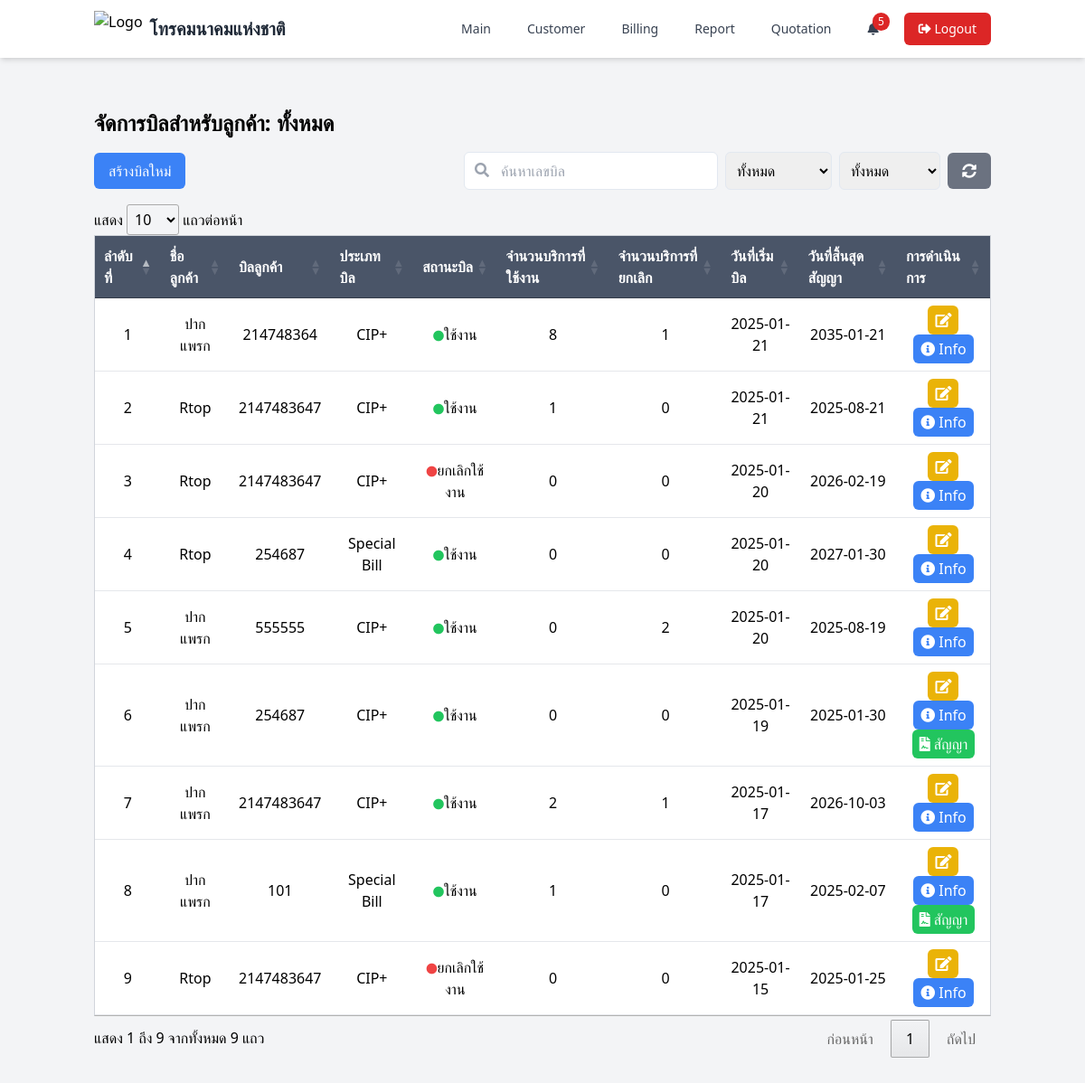
The page /page/bill.php (signed in) on the database as committed earlier.
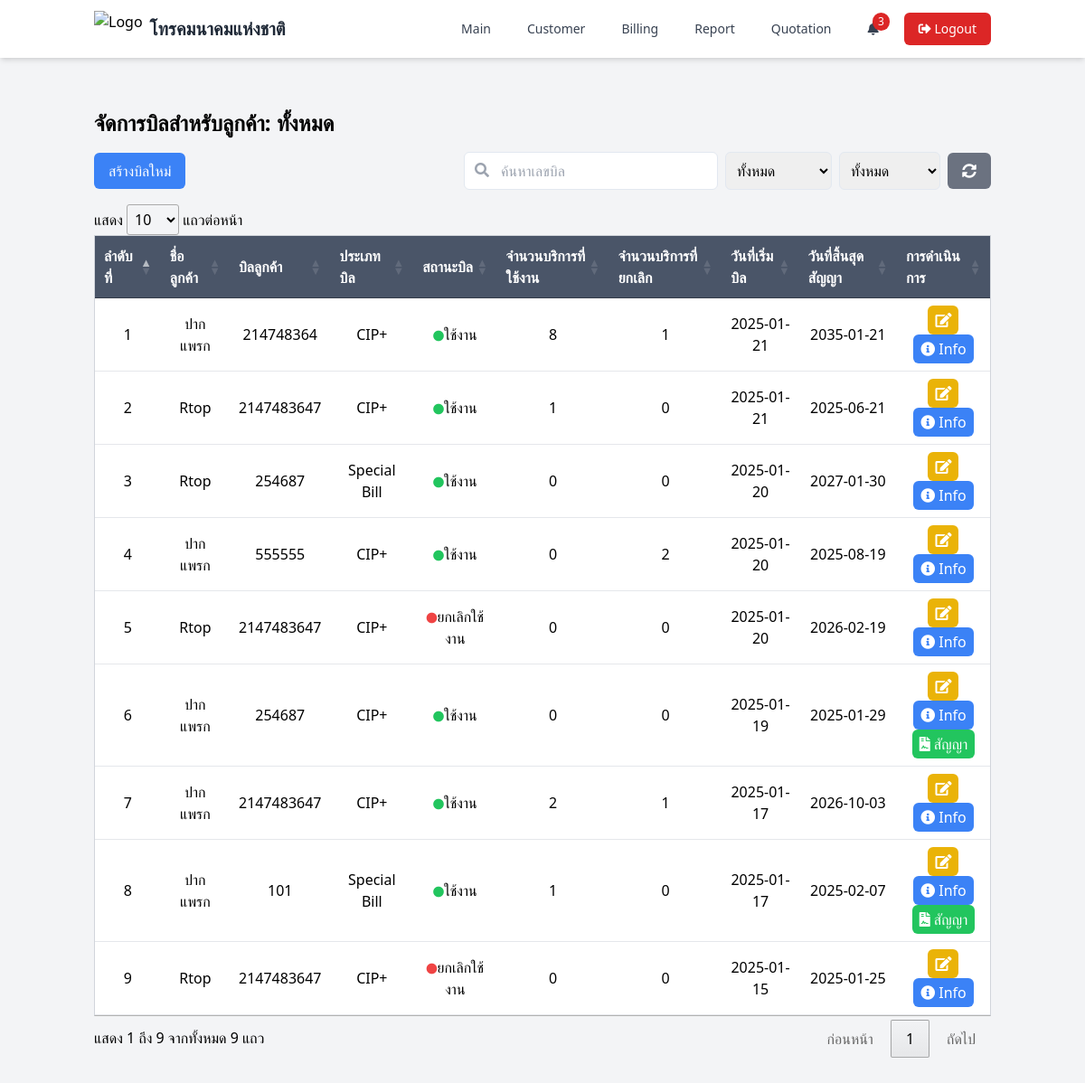
The same page on the database as committed later.
### tables this page shows
CREATE TABLE `bill_customer` (
  `id_bill` int(11) NOT NULL,
  `number_bill` int(15) DEFAULT NULL,
  `type_bill` enum('CIP+','Special Bill','Nt1') DEFAULT NULL,
  `status_bill` enum('ใช้งาน','ยกเลิกใช้งาน') DEFAULT NULL,
  `id_customer` int(11) DEFAULT NULL,
  `create_at` date DEFAULT NULL,
  `update_at` date DEFAULT NULL,
  `date_count` int(11) DEFAULT NULL,
  `end_date` date DEFAULT NULL,
  `contact_count` int(11) DEFAULT 0,
  `contact_status` enum('ยังไม่ได้เลือก','ต่อสัญญา','ยกเลิกสัญญา') DEFAULT 'ยังไม่ได้เลือก'
);

CREATE TABLE `customers` (
  `id_customer` int(11) NOT NULL,
  `name_customer` varchar(100) DEFAULT NULL,
  `phone_customer` varchar(50) DEFAULT NULL,
  `status_customer` enum('ใช้งาน','ไม่ได้ใช้งาน') DEFAULT NULL,
  `id_address` int(11) DEFAULT NULL,
  `create_at` datetime DEFAULT NULL,
  `update_at` datetime DEFAULT NULL,
  `id_customer_type` int(11) DEFAULT NULL
);

### page/bill.php (the view, shortened to what the changed rows need)
<?php
require_once '../function/functions.php';
$id_customer = isset($_POST['id_customer']) ? intval($_POST['id_customer']) : 0;
$customer_name = '';
$sql = "SELECT
            c.name_customer AS customer_name,
            b.id_bill,
            b.number_bill AS bill_number,
            b.type_bill AS bill_type,
            b.status_bill AS bill_status,
            b.create_at AS bill_start_date,
            b.end_date AS end_date,
            b.contact_status as contact_status,
            SUM(CASE WHEN s.status_service = 'ใช้งาน' THEN 1 ELSE 0 END) AS active_services,
            SUM(CASE WHEN s.status_service = 'ยกเลิก' THEN 1 ELSE 0 END) AS canceled_services
        FROM bill_customer b
        JOIN customers c ON b.id_customer = c.id_customer
        LEFT JOIN service_customer s ON b.id_bill = s.id_bill
        WHERE 1=1";
$sql .= " GROUP BY b.id_bill ORDER BY b.create_at DESC";
$stmt = $conn->prepare($sql);
$stmt->execute();
$result = $stmt->get_result();
$bills = $result->fetch_all(MYSQLI_ASSOC);
?>
<!DOCTYPE html>
<html lang="en">
<head>
    <script src="https://cdn.tailwindcss.com"></script>
    <link rel="stylesheet" href="https://cdnjs.cloudflare.com/ajax/libs/font-awesome/5.15.4/css/all.min.css">
    <link rel="stylesheet" type="text/css" href="https://cdn.datatables.net/1.11.5/css/jquery.dataTables.css">
</head>
<body class="bg-gray-100">
    <?php include './components/navbar.php'; ?>
        <div class="mt-6">
            <div class="container mx-auto px-4 py-8">
            <h1 class="text-2xl font-bold mb-4">จัดการบิลสำหรับลูกค้า: <?= $id_customer > 0 ? htmlspecialchars($customer_name) : 'ทั้งหมด' ?></h1>
            <table id="billTable" class="min-w-full bg-white border border-gray-300">
                <thead>
                    <tr>
                        <th class="py-2 px-4 border-b">ลำดับที่</th>
                        <th class="py-2 px-4 border-b">ชื่อลูกค้า</th>
                        <th class="py-2 px-4 border-b">บิลลูกค้า</th>
                        <th class="py-2 px-4 border-b">ประเภทบิล</th>
                        <th class="py-2 px-4 border-b">สถานะบิล</th>
                        <th class="py-2 px-4 border-b">จำนวนบริการที่ใช้งาน</th>
                        <th class="py-2 px-4 border-b">จำนวนบริการที่ยกเลิก</th>
                        <th class="py-2 px-4 border-b">วันที่เริ่มบิล</th>
                        <th class="py-2 px-4 border-b">วันที่สิ้นสุดสัญญา</th>
                        <th class="py-2 px-4 border-b">การดำเนินการ</th>
                    </tr>
                </thead>
                <tbody>
                    <?php if (!empty($bills)): ?>
                        <?php $counter = 1; ?>
                        <?php foreach ($bills as $bill): ?>
                            <tr>
                                <td class="py-2 px-4 border-b text-center"><?php echo $counter; ?></td>
                                <td class="py-2 px-4 border-b text-center"><?php echo htmlspecialchars($bill['customer_name']); ?></td>
                                <td class="py-2 px-4 border-b text-center"><?php echo htmlspecialchars($bill['bill_number']); ?></td>
                                <td class="py-2 px-4 border-b text-center"><?php echo htmlspecialchars($bill['bill_type']); ?></td>
                                <td class="py-2 px-4 border-b text-center">
                                    <?php if ($bill['bill_status'] === 'ใช้งาน'): ?>
                                        <i class="fas fa-circle text-green-500"></i><?= $bill['bill_status'] ?>
                                    <?php else: ?>
                                        <i class="fas fa-circle text-red-500"></i><?= $bill['bill_status'] ?>
                                    <?php endif; ?>
                                </td>
                                <td class="py-2 px-4 border-b text-center"><?php echo $bill['active_services']; ?></td>
                                <td class="py-2 px-4 border-b text-center"><?php echo $bill['canceled_services']; ?></td>
                                <td class="py-2 px-4 border-b text-center"><?php echo htmlspecialchars($bill['bill_start_date']); ?></td>
                                <td class="py-2 px-4 border-b text-center"><?php echo htmlspecialchars($bill['end_date']); ?></td>
                                <td class="py-2 px-4 border-b text-center">
                                    <button onclick="openEditBillModal(<?php echo $bill['id_bill']; ?>)" class="bg-yellow-500 text-white px-2 py-1 rounded-md">
                                        <i class="fas fa-edit"></i>
                                    </button>
                                    <form action="service_bill.php" method="POST" style="display: inline;">
                                        <button type="submit" class="bg-blue-500 text-white px-2 py-1 rounded-md">
                                            <i class="fas fa-info-circle"></i> Info
                                        </button>
                                    </form>
                                    <div>
                                        <?php
                                        $end_date = new DateTime($bill['end_date']);
                                        $current_date = new DateTime();
                                        $interval = $current_date->diff($end_date);
                                        $days_left = $interval->days;
                                        if ($days_left < 60 && $bill['contact_status'] !== 'ยกเลิกสัญญา' && $bill['bill_status'] !== 'ยกเลิกใช้งาน') {
                                            echo '<button onclick="openContractModal(' . $bill['id_bill'] . ')" class="bg-green-500 text-white px-2 py-1 rounded-md"><i class="fas fa-file-contract"></i> สัญญา</button>';
                                        }
                                        ?>
                                    </div>
                                </td>
                            </tr>
                            <?php $counter++; ?>
                        <?php endforeach; ?>
                    <?php else: ?>
                        <tr>
                            <td colspan="10" class="py-2 px-4 border-b text-center">ไม่มีข้อมูลบิล</td>
                        </tr>
                    <?php endif; ?>
                </tbody>
            </table>
        </div>
    </div>
</body>
</html>

### page/components/navbar.php (shortened to what the changed rows need)
<?php
require_once '../function/functions.php';
$user_id = $_SESSION['user_id'] ?? null;
$sql_notifications = "SELECT
        n.id_notifications,
        n.message,
        n.created_at,
        n.is_read,
        n.task_id,
        n.id_bill,
        COALESCE(bc.number_bill, '') as number_bill,
        COALESCE(c.name_customer, '') as name_customer,
        COALESCE(c.id_customer, '') as id_customer,
        COALESCE(t.name_task, '') as name_task,
        COALESCE(t.start_date, '') as start_date,
        COALESCE(bc.end_date, '') as end_date
    FROM notifications n
    LEFT JOIN bill_customer bc ON n.id_bill = bc.id_bill
    LEFT JOIN customers c ON bc.id_customer = c.id_customer
    LEFT JOIN task t ON n.task_id = t.id_task
    WHERE n.id_user = ? AND n.is_read = 0
    ORDER BY n.created_at DESC";
$stmt_notifications = $conn->prepare($sql_notifications);
$stmt_notifications->bind_param("i", $user_id);
$stmt_notifications->execute();
$notifications = $stmt_notifications->get_result()->fetch_all(MYSQLI_ASSOC);
$near_expiry_count = count($notifications);
?>
<nav class="bg-white shadow-md sticky-nav">
    <div class="container mx-auto px-4">
        <div class="flex justify-between items-center h-16">
            <div class="hidden md:flex items-center space-x-4">
                <div class="relative">
                    <div class="text-gray-700 hover:text-blue-600 px-3 py-2 rounded-md text-sm font-medium transition duration-300 relative cursor-pointer">
                        <i class="fas fa-bell"></i>
                        <?php if ($near_expiry_count > 0): ?>
                            <span class="absolute top-0 right-0 bg-red-600 text-white text-xs rounded-full px-1.5 py-0.5"><?= $near_expiry_count ?></span>
                        <?php endif; ?>
                    </div>
                </div>
            </div>
        </div>
    </div>
</nav>

Rows that differ between the two databases and show on the page:
changed bill_customer (number 2 of 9 on the later page): end_date "2025-08-21" → "2025-06-21"
shown differently, row unchanged: bill_customer (number 5 of 9 on the later page): moves down the list
changed bill_customer (number 6 of 9 on the later page): end_date "2025-01-30" → "2025-01-29"
Other text that changed with them:
$near_expiry_count: "5" → "3"
